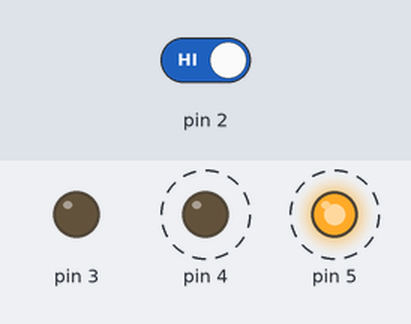
A sketch run on a simulated Arduino Uno, built with avr-gcc and run on an emulated ATmega328P. Shown: output pins drawn as LEDs (lit = HIGH). Dashed ring = blinking. The inputs (shaded band) are chosen by the test bench; at power-on: pin 2 HIGH.

Above: at 1.8 s.
1.9 s: pin 2 driven LOW
At 2.8 s:
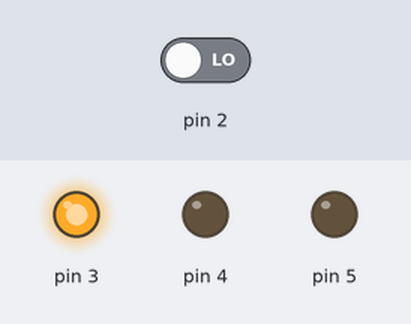
3.5 s: pin 2 driven HIGH
At 3.62 s:
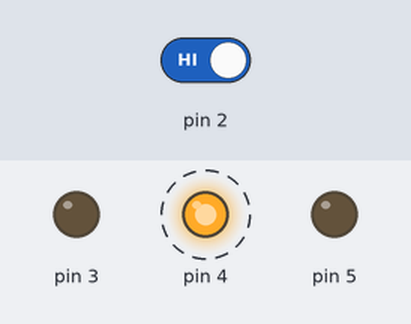
Timing chart, 0 to 12.5 s (numbered marks = the images above; inputs shaded):
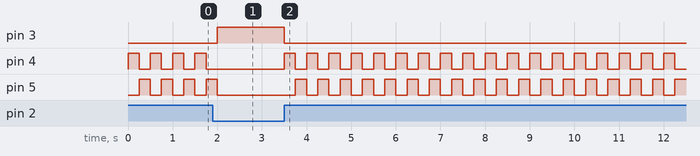

The sketch:

spaceshipInterface1.ino.ino
```cpp
//sets a global variable that stores the state of the switch
int switchstate;

void setup() {
  /*initializes all of the pins accordingly.
   * These lines say that pin 2 is the input pin (the one we read to determine what happens)
   * and the others are outputs (what changes as a result of the input's state).
   */
  pinMode(2, INPUT);
  pinMode(3, OUTPUT);
  pinMode(4, OUTPUT);
  pinMode(5, OUTPUT);
}

void loop() {
  //on every iteration of the loop, checks what the switch's state is and sets the variable appropriately
  switchstate = digitalRead(2);

  //If the switch is not clicked, then turn/keep the green light on, while turning/keeping others off
  if (switchstate == LOW) {
    digitalWrite(3, HIGH);
    digitalWrite(4, LOW);
    digitalWrite(5, LOW);
  }

  //If the switch is clicked:
  else {
    //turn off the green LED, turn on the middle red one
    digitalWrite(3, LOW);
    digitalWrite(4, HIGH);

    //wait 1/4 of a second
    delay(250);

    //turn off the middle LED and turn on the farthest red one
    digitalWrite(5, HIGH);
    digitalWrite(4, LOW);

    //wait another 1/4 of a second
    delay(250);

    //turn off the farthest red LED and repeat the else statement until the switch is released
    digitalWrite(5, LOW);
  }
}
```

Measured:
- after the input at 1.9 s, pin 3: LOW → HIGH after 0.10 s; pin 4: stops changing and stays LOW; pin 5: goes on until 2.0 s, then stays LOW
- after the input at 3.5 s, pin 3: HIGH → LOW at once; pin 4: alternates HIGH for 0.25 s and LOW for 0.25 s, starting at once; pin 5: alternates HIGH for 0.25 s and LOW for 0.25 s, starting after 0.25 s
- by itself, pin 4, pin 5: alternates HIGH for 0.25 s and LOW for 0.25 s
